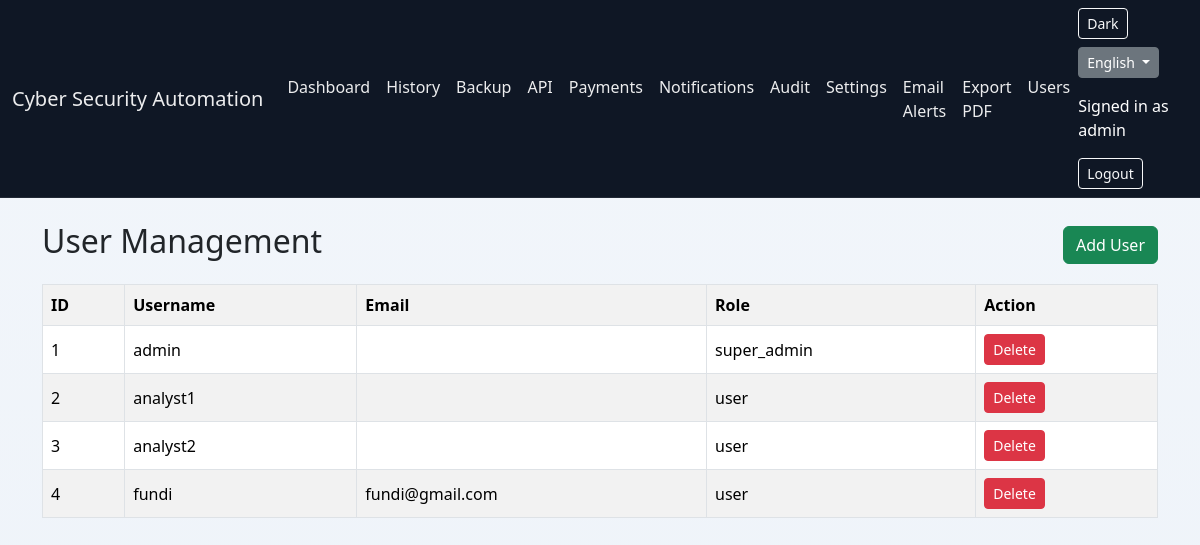
The app's page /users (signed in) with its own data.
### tables this page shows
CREATE TABLE users(
                        id INTEGER PRIMARY KEY AUTOINCREMENT,
                        username TEXT UNIQUE,
                        password TEXT,
                        role TEXT DEFAULT 'user',
                        created_at TIMESTAMP DEFAULT CURRENT_TIMESTAMP,
                        email TEXT DEFAULT ''
                    );

### app.py (the view)
@app.route("/users")
@login_required
@admin_required
def users():
    with get_db() as conn:
        cursor = conn.cursor()
        cursor.execute("""
            SELECT id,
                   username,
                   email,
                   role
            FROM users
        """)
        records = cursor.fetchall()
    return render_template(
        "users.html",
        records=records
    )

### app.py (called while the page is built)
def is_management_role(role_name):
    return role_name in PRIVILEGED_ROLES

def get_locale():
    lang = request.cookies.get("lang", "en")
    return lang if lang in LANGUAGES else "en"

def translate(text):
    locale = get_locale()
    return TRANSLATIONS.get(locale, {}).get(text, text)

@app.context_processor
def inject_translations():
    notification_count = 0
    if current_user.is_authenticated:
        notification_count = NotificationManager.get_unread_count(current_user.id)
    return {
        "_": translate,
        "current_language": get_locale(),
        "available_languages": LANGUAGES,
        "notification_count": notification_count,
        "user_can": user_can,
        "user_has_role": user_has_role,
        "get_user_permissions": get_user_permissions,
        "get_user_role_info": get_user_role_info,
        "is_management_role": is_management_role
    }

def ensure_database_initialized():
    global database_initialized
    if database_initialized:
        return
    init_database()
    database_initialized = True

@app.before_request
def bootstrap_database():
    ensure_database_initialized()

def get_db():
    conn = connect()
    conn.row_factory = sqlite3.Row
    return conn

def admin_required(view_func):
    @wraps(view_func)
    def wrapper(*args, **kwargs):
        if not is_management_role(getattr(current_user, "role", "")):
            flash("Admin access required.", "danger")
            return redirect("/")
        return view_func(*args, **kwargs)
    return wrapper

@login_manager.user_loader
def load_user(user_id):
    conn = connect()
    conn.row_factory = sqlite3.Row
    cursor = conn.cursor()
    cursor.execute("""
        SELECT id,
               username,
               role
        FROM users
        WHERE id=?
    """, (user_id,))
    user = cursor.fetchone()
    conn.close()
    if user:
        return User(
            user["id"],
            user["username"],
            user["role"]
        )
    return None

### database.py (called while the page is built)
def is_postgres_enabled() -> bool:
    return DATABASE_URL.startswith("postgresql://") or DATABASE_URL.startswith("postgres://")

def _convert_placeholders(query: str) -> str:
    if is_postgres_enabled():
        return query.replace("?", "%s")
    return query

def connect():
    return DatabaseConnection()

    def __getitem__(self, key):
        if isinstance(key, int):
            return self._values[key]
        return self._data[key]

    def __len__(self):
        return len(self._values)

### templates/users.html (shortened to what this page needs)
{% extends "base.html" %}
{% block content %}
<div class="d-flex justify-content-between align-items-center mb-3">
    <h2>{{ _('User Management') }}</h2>
    <a href="/add_user" class="btn btn-success">
        {{ _('Add User') }}
    </a>
</div>
<table class="table table-bordered table-striped align-middle">
<tr>
    <th>{{ _('ID') }}</th>
    <th>{{ _('Username') }}</th>
    <th>{{ _('Email') }}</th>
    <th>{{ _('Role') }}</th>
    <th>{{ _('Action') }}</th>
</tr>
{% for user in records %}
<tr>
    <td>{{ user[0] }}</td>
    <td>{{ user[1] }}</td>
    <td>{{ user[2] }}</td>
    <td>{{ user[3] }}</td>
    <td>
        <a href="/delete_user/{{ user[0] }}"
           class="btn btn-danger btn-sm">
            {{ _('Delete') }}
        </a>
    </td>
</tr>
{% endfor %}
</table>
{% endblock %}

### templates/base.html (shortened to what this page needs)
<!DOCTYPE html>
<html lang="{{ current_language }}" data-bs-theme="light">
<head>
    <link href="https://cdn.jsdelivr.net/npm/bootstrap@5.3.3/dist/css/bootstrap.min.css" rel="stylesheet">
    <link href="/static/app.css" rel="stylesheet">
</head>
<body class="app-body">
<nav class="navbar navbar-expand-lg navbar-dark app-navbar">
    <div class="container-fluid">
        <a class="navbar-brand" href="/">{{ _('Cyber Security Automation') }}</a>
        <div class="collapse navbar-collapse" id="navbarNav">
            <ul class="navbar-nav me-auto mb-2 mb-lg-0">
                <li class="nav-item">
                    <a class="nav-link" href="/">{{ _('Dashboard') }}</a>
                </li>
                <li class="nav-item">
                    <a class="nav-link" href="/history">{{ _('History') }}</a>
                </li>
                <li class="nav-item">
                    <a class="nav-link" href="/backup">Backup</a>
                </li>
                <li class="nav-item">
                    <a class="nav-link" href="/api">API</a>
                </li>
                {% if current_user.is_authenticated and user_can('payments.view') %}
                <li class="nav-item">
                    <a class="nav-link" href="/payments">Payments</a>
                </li>
                {% endif %}
                {% if current_user.is_authenticated %}
                <li class="nav-item">
                    <a class="nav-link" href="/notifications">
                        Notifications
                    </a>
                </li>
                {% endif %}
                {% if current_user.is_authenticated and is_management_role(current_user.role) %}
                <li class="nav-item">
                    <a class="nav-link" href="/audit">Audit</a>
                </li>
                <li class="nav-item">
                    <a class="nav-link" href="/settings">Settings</a>
                </li>
                <li class="nav-item">
                    <a class="nav-link" href="/email-alerts">Email Alerts</a>
                </li>
                {% endif %}
                <li class="nav-item">
                    <a class="nav-link" href="/report">{{ _('Export PDF') }}</a>
                </li>
                {% if current_user.is_authenticated and is_management_role(current_user.role) %}
                <li class="nav-item">
                    <a class="nav-link" href="/users">{{ _('Users') }}</a>
                </li>
                {% endif %}
            </ul>
            <div class="d-flex align-items-center flex-wrap gap-2 mt-3 mt-lg-0">
                <button id="themeToggle" class="btn btn-outline-light btn-sm me-2" type="button" aria-label="Toggle dark mode">Dark</button>
                <div class="dropdown me-2">
                    <button class="btn btn-secondary btn-sm dropdown-toggle" type="button" id="langMenu" data-bs-toggle="dropdown" aria-expanded="false">
                        {{ available_languages[current_language] }}
                    </button>
                </div>
                {% if current_user.is_authenticated %}
                <span class="navbar-text text-white me-3">{{ _('Signed in as') }} {{ current_user.username }}</span>
                <a href="/logout" class="btn btn-outline-light btn-sm">{{ _('Logout') }}</a>
                {% else %}
                <a href="/login" class="btn btn-outline-light btn-sm me-2">{{ _('Login') }}</a>
                <a href="/register" class="btn btn-light btn-sm">{{ _('Register') }}</a>
                {% endif %}
            </div>
        </div>
    </div>
</nav>
<div class="container py-4">
    {% block content %}{% endblock %}
</div>
</body>
</html>

### static/app.css (style rules this page uses)
:root { --app-body-gradient: linear-gradient(180deg, #f2f6fb 0%, #eef3f9 100%); --app-nav-bg: #0f1725; --app-nav-border: rgba(255, 255, 255, 0.08); }
.app-body { min-height: 100vh; background: var(--app-body-gradient); }
.app-navbar { background-color: var(--app-nav-bg); border-bottom: 1px solid var(--app-nav-border); }
.app-navbar .navbar-collapse { align-items: center; }
.app-navbar .navbar-brand, .app-navbar .nav-link, .app-navbar .navbar-text { color: rgba(255, 255, 255, 0.92); }

### records on screen
users: username "admin", username "admin", role "super_admin"
users: username "analyst1", role "user"
users: username "analyst2", role "user"
users: username "fundi", email "fundi@gmail.com", role "user"

### other values on screen
{{ available_languages[current_language] }} "English"
{{ user[0] }} "1" "2" "3" "4"
